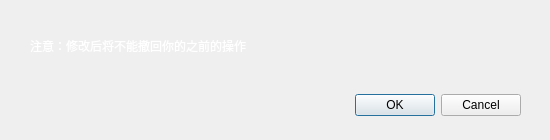
<?xml version="1.0" encoding="UTF-8"?>
<ui version="4.0">
 <class>isConfirm</class>
 <widget class="QDialog" name="isConfirm">
  <property name="geometry">
   <rect>
    <x>0</x>
    <y>0</y>
    <width>550</width>
    <height>140</height>
   </rect>
  </property>
  <property name="minimumSize">
   <size>
    <width>550</width>
    <height>140</height>
   </size>
  </property>
  <property name="maximumSize">
   <size>
    <width>550</width>
    <height>140</height>
   </size>
  </property>
  <property name="windowTitle">
   <string>Dialog</string>
  </property>
  <widget class="QDialogButtonBox" name="buttonBox">
   <property name="geometry">
    <rect>
     <x>120</x>
     <y>80</y>
     <width>401</width>
     <height>51</height>
    </rect>
   </property>
   <property name="styleSheet">
    <string notr="true"/>
   </property>
   <property name="orientation">
    <enum>Qt::Horizontal</enum>
   </property>
   <property name="standardButtons">
    <set>QDialogButtonBox::Cancel|QDialogButtonBox::Ok</set>
   </property>
  </widget>
  <widget class="QLabel" name="label">
   <property name="geometry">
    <rect>
     <x>30</x>
     <y>10</y>
     <width>491</width>
     <height>71</height>
    </rect>
   </property>
   <property name="styleSheet">
    <string notr="true">font: 20pt &quot;Microsoft YaHei UI&quot;;
color:rgb(255, 255, 255);</string>
   </property>
   <property name="text">
    <string>注意：修改后将不能撤回你的之前的操作</string>
   </property>
  </widget>
 </widget>
 <resources/>
 <connections>
  <connection>
   <sender>buttonBox</sender>
   <signal>accepted()</signal>
   <receiver>isConfirm</receiver>
   <slot>accept()</slot>
   <hints>
    <hint type="sourcelabel">
     <x>248</x>
     <y>254</y>
    </hint>
    <hint type="destinationlabel">
     <x>157</x>
     <y>274</y>
    </hint>
   </hints>
  </connection>
  <connection>
   <sender>buttonBox</sender>
   <signal>rejected()</signal>
   <receiver>isConfirm</receiver>
   <slot>reject()</slot>
   <hints>
    <hint type="sourcelabel">
     <x>316</x>
     <y>260</y>
    </hint>
    <hint type="destinationlabel">
     <x>286</x>
     <y>274</y>
    </hint>
   </hints>
  </connection>
 </connections>
</ui>
